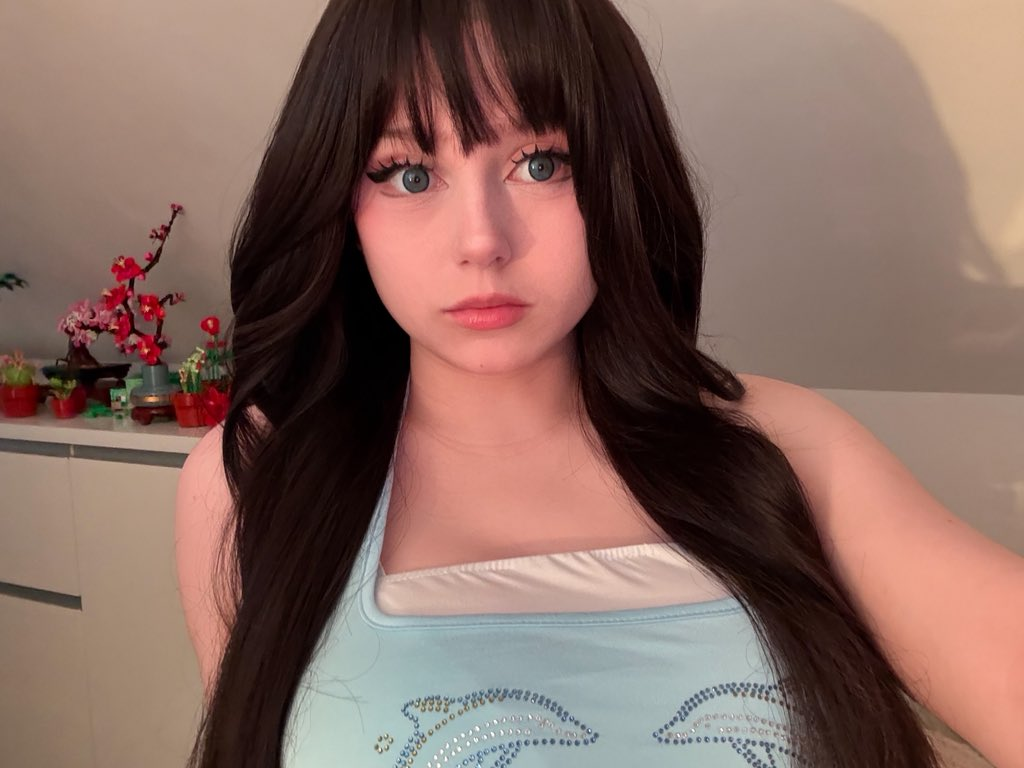
#> input picture data/imagen_prueba.jpg, 1024 x 768 px, found by its file name
$ python main.py
#> lines starting #> are read from the running program, lines starting #| are printed output that depends on the picture
### src/image_processing/loader.py
import cv2


def cargar_imagen(ruta: str):
    """Carga una imagen desde la ruta indicada."""
#> called with ruta = 'data/imagen_prueba.jpg'
    return cv2.imread(ruta)
#> returned value is the input picture: shape (768, 1024, 3); mean B, G, R 95.3, 104.4, 133.5

### src/image_processing/transform.py
import cv2


def convertir_grises(imagen):
    """Convierte una imagen BGR a escala de grises."""
    return cv2.cvtColor(imagen, cv2.COLOR_BGR2GRAY)
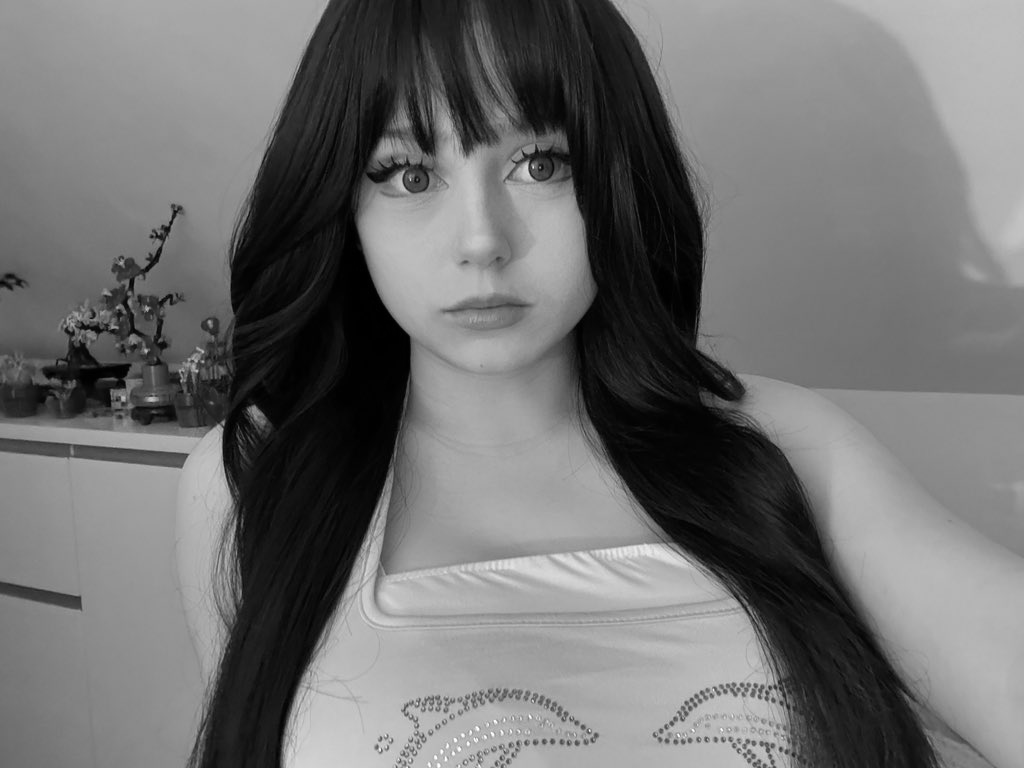
#> returned value: shape (768, 1024); min 0, max 254, mean 112.1


def ajustar_brillo(imagen, alpha: float = 1.2, beta: int = 30):
    """Ajusta contraste y brillo con alpha y beta."""
#> called with alpha = 1.8, beta = 60
    return cv2.convertScaleAbs(imagen, alpha=alpha, beta=beta)
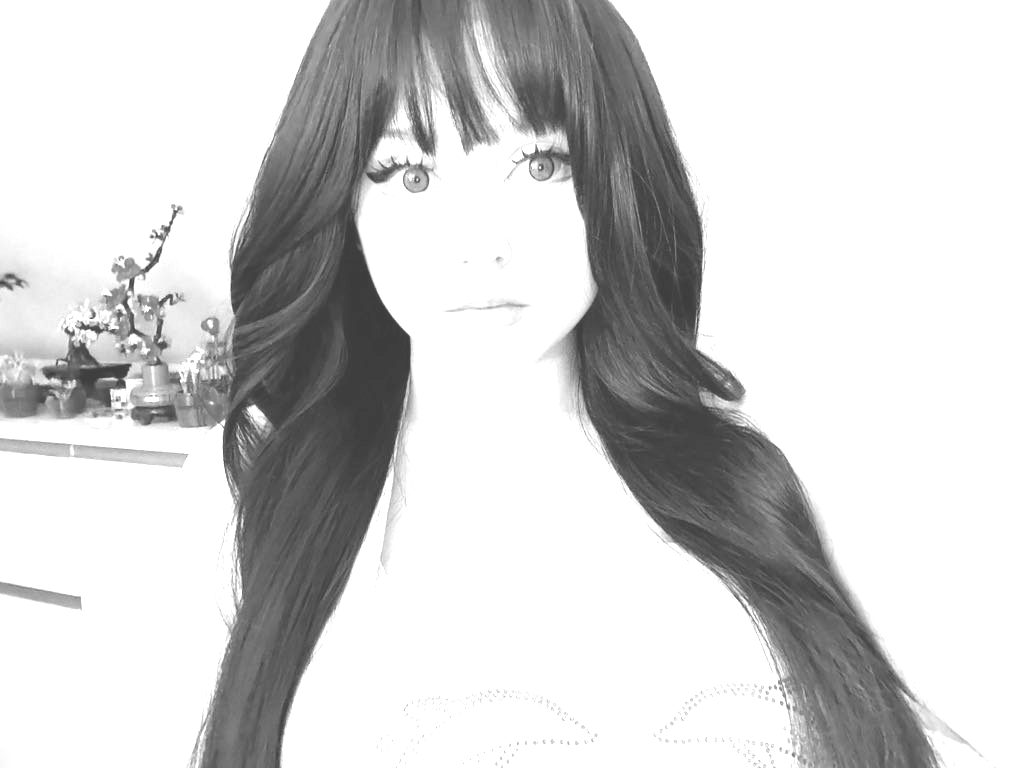
#> returned value: shape (768, 1024); min 60, max 255, mean 210

### src/image_processing/main.py
from pathlib import Path

import cv2
import matplotlib.pyplot as plt

from image_processing.loader import cargar_imagen
from image_processing.transform import convertir_grises, ajustar_brillo


def main():
    ruta = Path("data/imagen_prueba.jpg")
    imagen = cargar_imagen(str(ruta))

    if imagen is None:
        raise FileNotFoundError("No se pudo cargar la imagen de prueba.")

    imagen_rgb = cv2.cvtColor(imagen, cv2.COLOR_BGR2RGB)
    gris = convertir_grises(imagen)
    brillo = ajustar_brillo(gris, alpha=1.8, beta=60)

    plt.figure(figsize=(10, 4))
    plt.subplot(1, 3, 1)
    plt.imshow(imagen_rgb)
    plt.title("Original")
    plt.axis("off")

    plt.subplot(1, 3, 2)
    plt.imshow(gris, cmap="gray")
    plt.title("Escala de grises")
    plt.axis("off")

    plt.subplot(1, 3, 3)
    plt.imshow(brillo, cmap="gray")
    plt.title("Brillo ajustado")
    plt.axis("off")

    plt.tight_layout()
    plt.show()
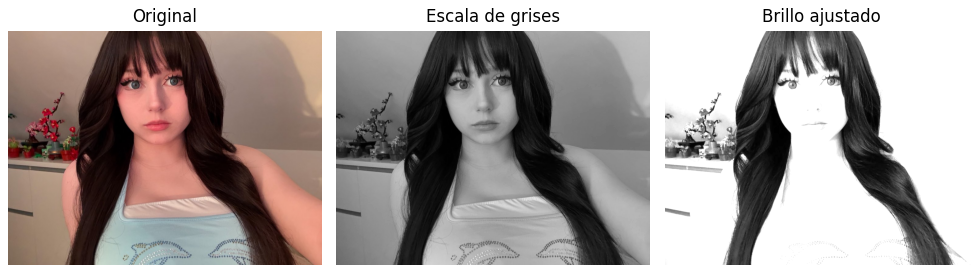
#> figure drawn by matplotlib, 3 panels


if __name__ == "__main__":
    main()
